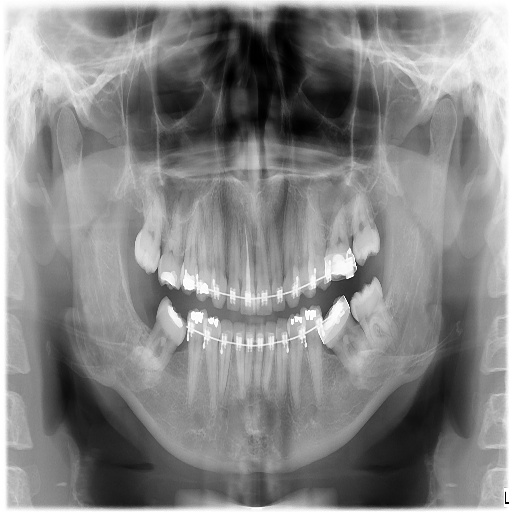
#> input picture Experiment_05/Inputs/images/CT.jpg, 512 x 512 px
$ python experiment_05.py   (older library calls are emulated)
#> lines starting #> are read from the running program, lines starting #| are printed output that depends on the picture; after the words box and inside, x2 and y2 are one past the last pixel; in counts of white or black regions, pixels touching at a corner belong together
### Experiment_05/Python/example_01.py
"""
Experiment 05 - Example 01: Medical Edge Detection Benchmark
Sobel, Prewitt, and Canny Operators Implementation & Quantitative Comparison
Course: Medical Image Processing (B.Sc. Biomedical Engineering)
Faculty: Engr. Rana Talha Khalid | Riphah International University
"""

import os
import cv2
import numpy as np
import matplotlib.pyplot as plt
from scipy.ndimage import convolve


def run_example_01():
    print("=" * 70)
    print("EXPERIMENT 05 - EXAMPLE 01: MEDICAL EDGE DETECTION BENCHMARK")
    print("=" * 70)

    # Path handling
    script_dir = os.path.dirname(os.path.abspath(__file__))
    exp_dir = os.path.dirname(script_dir)
    img_path = os.path.join(exp_dir, "Inputs", "images", "CT.jpg")
    if not os.path.exists(img_path):
        img_path = os.path.join(exp_dir, "..", "..", "images", "CT.jpg")

    img = cv2.imread(img_path, cv2.IMREAD_GRAYSCALE)
#> img is the input picture: shape (512, 512); min 0, max 255, mean 134.8
    if img is None:
        raise FileNotFoundError(f"Could not load image at {img_path}")

    H, W = img.shape
    total_pixels = float(img.size)
    print(f"[INFO] Loaded CT Image: {W}x{H} pixels ({int(total_pixels):,} total pixels)")
#| [INFO] Loaded CT Image: 512x512 pixels (262,144 total pixels)

    # 1. Prewitt Operator (Orthogonal finite difference)
    px = np.array([[-1, 0, 1], [-1, 0, 1], [-1, 0, 1]], dtype=np.float32)
    py = np.array([[-1, -1, -1], [0, 0, 0], [1, 1, 1]], dtype=np.float32)
    img_f = img.astype(float)
    prew_x = convolve(img_f, px)
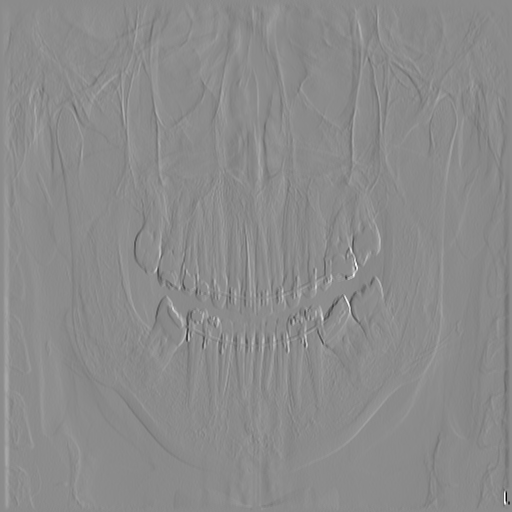
#> prew_x: shape (512, 512) float64; min -761, max 630, mean 0; drawn with min black and max white
    prew_y = convolve(img_f, py)
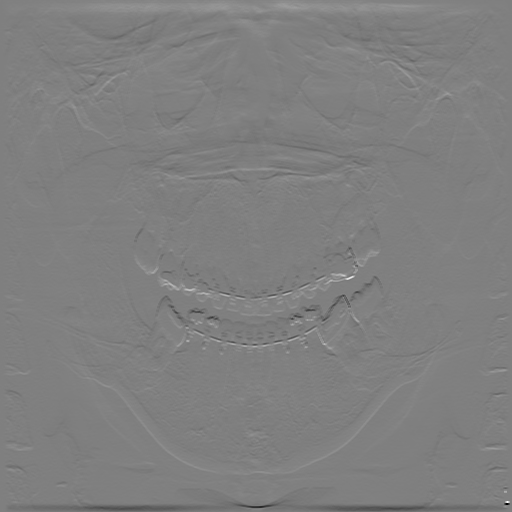
#> prew_y: shape (512, 512) float64; min -765, max 762, mean 0; drawn with min black and max white
    prew_mag = np.hypot(prew_x, prew_y)
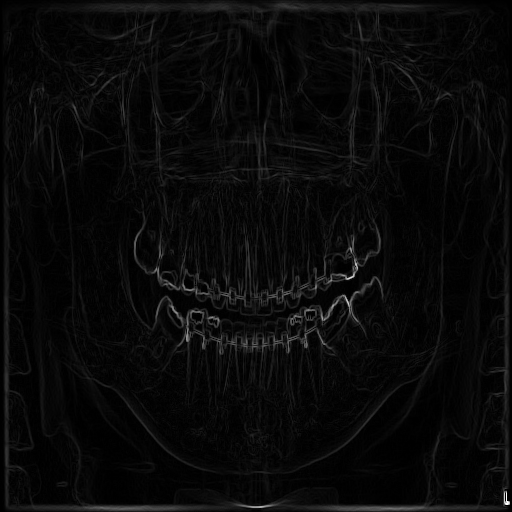
#> prew_mag: shape (512, 512) float64; min 0, max 765, mean 28.9; drawn with min black and max white
    prew_thresh = 45.0
    prew_edge = (prew_mag > prew_thresh).astype(np.uint8) * 255
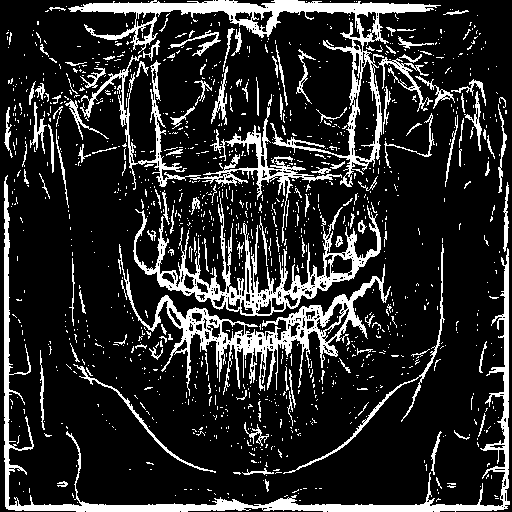
#> prew_edge: shape (512, 512); 17% white; 1287 white regions (1154 under 20 px), largest, box (x1, y1, x2, y2) and area: (4, 175, 510, 512) 7471, (68, 0, 441, 187) 7152, (118, 244, 391, 396) 5900

    # 2. Sobel Operator (Binomial weighted difference)
    sob_x = cv2.Sobel(img, cv2.CV_64F, 1, 0, ksize=3)
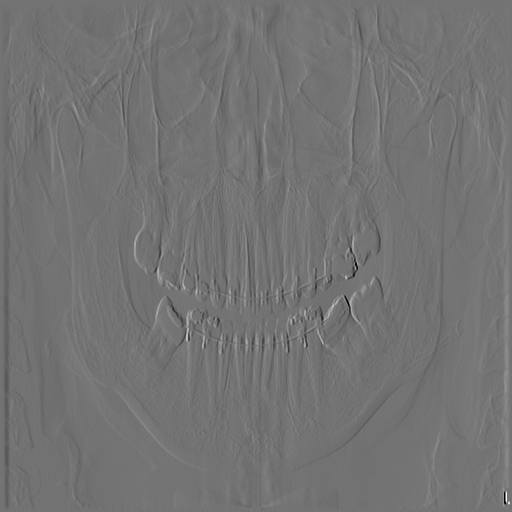
#> sob_x: shape (512, 512) float64; min -841, max 1016, mean 0; drawn with min black and max white
    sob_y = cv2.Sobel(img, cv2.CV_64F, 0, 1, ksize=3)
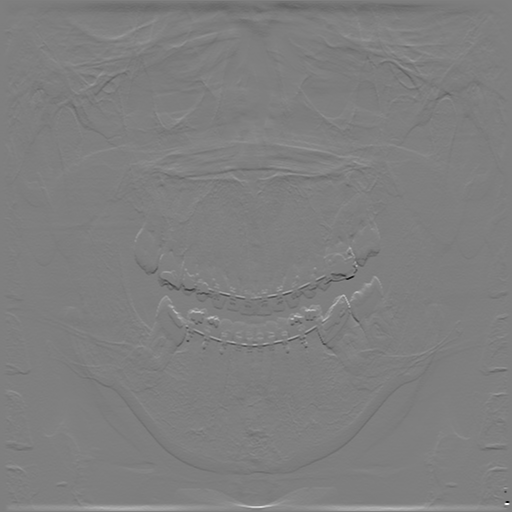
#> sob_y: shape (512, 512) float64; min -1016, max 1020, mean 0; drawn with min black and max white
    sob_mag = np.hypot(sob_x, sob_y)
    sob_thresh = 60.0
    sob_edge = (sob_mag > sob_thresh).astype(np.uint8) * 255
#> sob_edge: shape (512, 512); 17.2% white; 1390 white regions (1256 under 20 px), largest, box (x1, y1, x2, y2) and area: (68, 1, 441, 243) 10957, (4, 175, 510, 511) 7289, (121, 264, 391, 396) 5806
#> (the rest of the program and of its run is left out)
